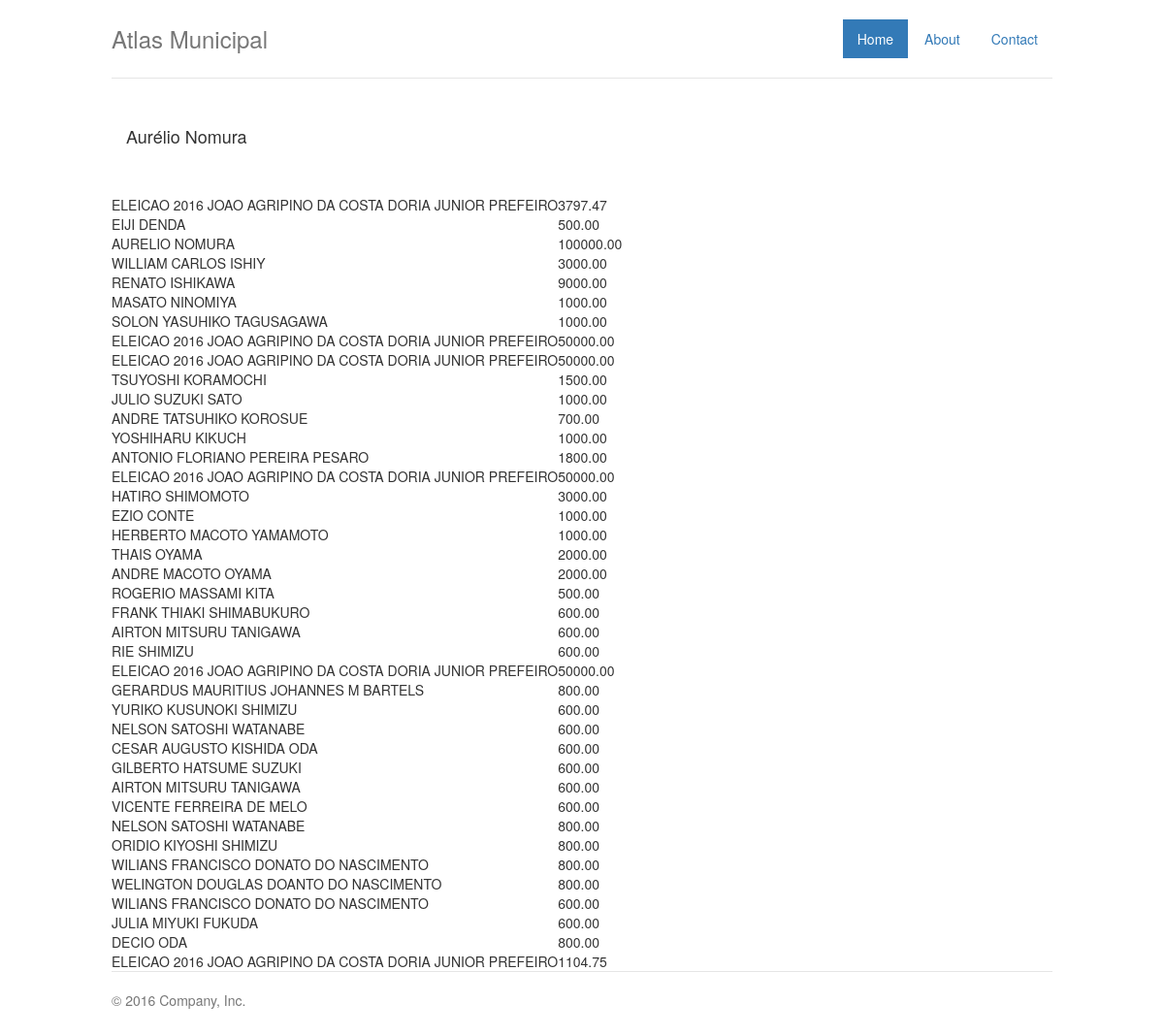
/vereador/aurelio-nomura, run on the app's committed database.
### councilman/models.py (models this page shows, shortened)
class Councilman(models.Model):
    name = models.CharField('Name', max_length=150)
    page_link = models.CharField('Page Link', max_length=100)
    phone_number = models.CharField('Phone Number', max_length=20)
    email = models.CharField('E-mail', max_length=150)
    address = models.CharField('Address', max_length=255)
    floor = models.CharField('Floor', max_length=10)
    room = models.CharField('Room', max_length=10)
    biography = models.TextField('Biography')
    party = models.CharField('Party', max_length=10)
    picture = models.CharField('Picture', max_length=255)
    slug = models.CharField('Name', max_length=150, default=None, null=True)
    sequential_id = models.IntegerField('Sequential Id')

class Donation(models.Model):
    councilman = models.ForeignKey(Councilman)
    sequential_id = models.IntegerField('Sequential Id', null=True)
    state = models.CharField('State', max_length=50)
    candidate = models.CharField('Candidate', max_length=150)
    donor = models.CharField('Donor', max_length=255)
    donor_tax_name = models.CharField('Donor Tax Name', max_length=255)
    economic_sector = models.CharField('Economic Sector', max_length=100)
    value = models.DecimalField('Value', max_digits=19, decimal_places=2)
    type = models.CharField('Type', max_length=150)
    description = models.CharField('Description', max_length=255)

### councilman/views.py (the view)
# urls.py: url(r'^vereador/(?P<slug>[\w-]+)$', views.detail, name='councilman'),
def detail(request, slug):
    data = {
        'councilman': get_object_or_404(Councilman, slug=slug)
    }
    return render(request, 'detail.html', data)

### councilman/templates/detail.html
{% extends "base.html" %}
{% block body %}
<div class="row marketing">
    <div class="col-lg-12">
        <h4>{{ councilman.name }}</h4>
    </div>
</div>
<div class="row">
    <div class="col-lg-12">
        <table>
            {% for donation in councilman.donation_set.all %}
            <tr>
                <td>{{ donation.donor }}</td>
                <td>{{ donation.value }}</td>
            </tr>
            {% endfor %}
        </table>
    </div>
</div>
{% endblock %}

### static/css/jumbotron-narrow.css (style rules this page uses)
body { padding-top: 20px; padding-bottom: 20px; }
.header, .marketing, .footer { padding-right: 15px; padding-left: 15px; }
.marketing { margin: 40px 0; }
@media screen and (min-width: 768px) { .header, .marketing, .footer { padding-right: 0; padding-left: 0; } }

### councilman/templates/base.html (style rules this page uses)
* { border-radius: 0px !important; }

### data on the page
Councilman: name "Aurélio Nomura"
Donation: donor "ELEICAO 2016 JOAO AGRIPINO DA COSTA DORIA JUNIOR PREFEIRO", value "3797.47"
Donation: donor "EIJI DENDA", value "500.00"
Donation: donor "AURELIO NOMURA", value "100000.00"
Donation: donor "WILLIAM CARLOS ISHIY", value "3000.00"
Donation: donor "RENATO ISHIKAWA", value "9000.00"
Donation: donor "MASATO NINOMIYA", value "1000.00"
Donation: donor "SOLON YASUHIKO TAGUSAGAWA", value "1000.00"
Donation: donor "ELEICAO 2016 JOAO AGRIPINO DA COSTA DORIA JUNIOR PREFEIRO", value "50000.00"
Donation: donor "ELEICAO 2016 JOAO AGRIPINO DA COSTA DORIA JUNIOR PREFEIRO", value "50000.00"
Donation: donor "TSUYOSHI KORAMOCHI", value "1500.00"
Donation: donor "JULIO SUZUKI SATO", value "1000.00"
Donation: donor "ANDRE TATSUHIKO KOROSUE", value "700.00"
Donation: donor "YOSHIHARU KIKUCH", value "1000.00"
Donation: donor "ANTONIO FLORIANO PEREIRA PESARO", value "1800.00"
Donation: donor "ELEICAO 2016 JOAO AGRIPINO DA COSTA DORIA JUNIOR PREFEIRO", value "50000.00"
Donation: donor "HATIRO SHIMOMOTO", value "3000.00"
Donation: donor "EZIO CONTE", value "1000.00"
Donation: donor "HERBERTO MACOTO YAMAMOTO", value "1000.00"
Donation: donor "THAIS OYAMA", value "2000.00"
Donation: donor "ANDRE MACOTO OYAMA", value "2000.00"
Donation: donor "ROGERIO MASSAMI KITA", value "500.00"
Donation: donor "FRANK THIAKI SHIMABUKURO", value "600.00"
Donation: donor "AIRTON MITSURU TANIGAWA", value "600.00"
Donation: donor "RIE SHIMIZU", value "600.00"
Donation: donor "ELEICAO 2016 JOAO AGRIPINO DA COSTA DORIA JUNIOR PREFEIRO", value "50000.00"
Donation: donor "GERARDUS MAURITIUS JOHANNES M BARTELS", value "800.00"
Donation: donor "YURIKO KUSUNOKI SHIMIZU", value "600.00"
Donation: donor "NELSON SATOSHI WATANABE", value "600.00"
Donation: donor "CESAR AUGUSTO KISHIDA ODA", value "600.00"
Donation: donor "GILBERTO HATSUME SUZUKI", value "600.00"
Donation: donor "AIRTON MITSURU TANIGAWA", value "600.00"
Donation: donor "VICENTE FERREIRA DE MELO", value "600.00"
Donation: donor "NELSON SATOSHI WATANABE", value "800.00"
Donation: donor "ORIDIO KIYOSHI SHIMIZU", value "800.00"
Donation: donor "WILIANS FRANCISCO DONATO DO NASCIMENTO", value "800.00"
Donation: donor "WELINGTON DOUGLAS DOANTO DO NASCIMENTO", value "800.00"
Donation: donor "WILIANS FRANCISCO DONATO DO NASCIMENTO", value "600.00"
Donation: donor "JULIA MIYUKI FUKUDA", value "600.00"
Donation: donor "DECIO ODA", value "800.00"
Donation: donor "ELEICAO 2016 JOAO AGRIPINO DA COSTA DORIA JUNIOR PREFEIRO", value "1104.75"
